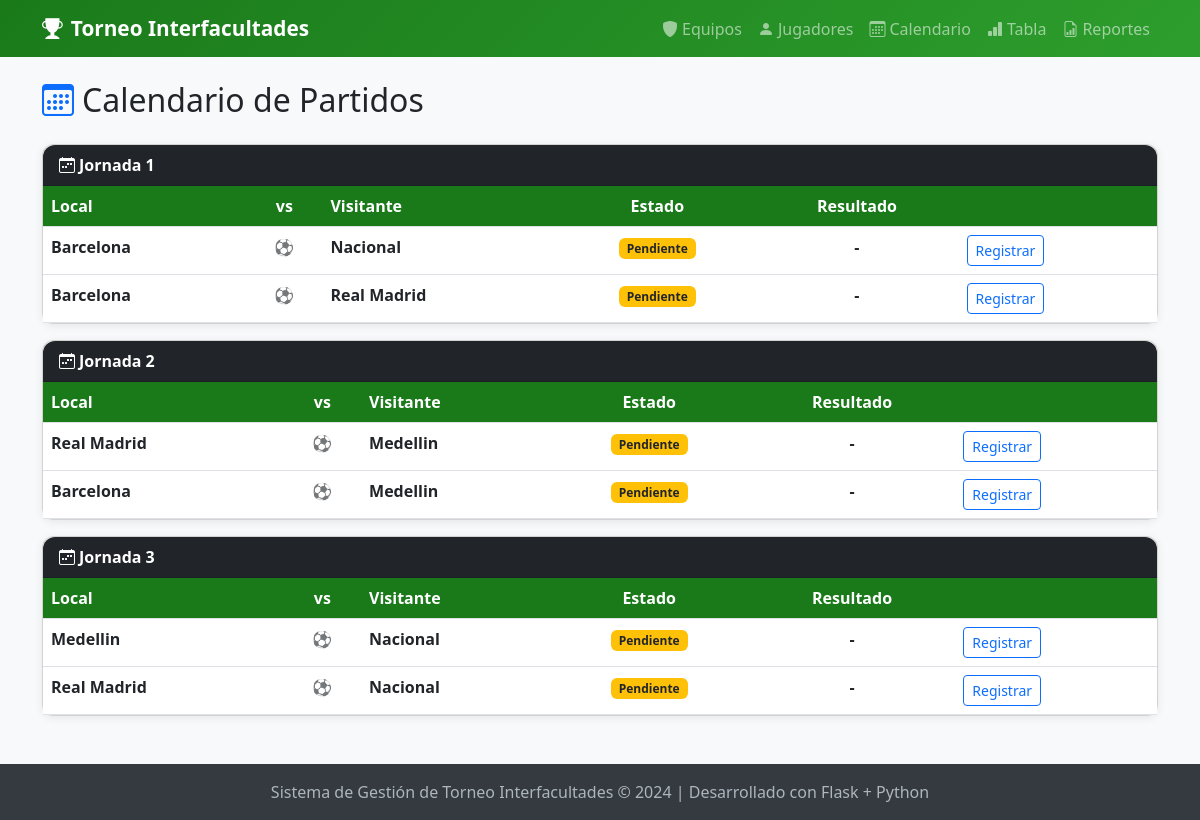
/calendario, run on the app's committed database.
### models.py (models this page shows, shortened)
class Partido(db.Model):
    __tablename__ = 'partidos'
    id = db.Column(db.Integer, primary_key=True)
    jornada = db.Column(db.Integer, nullable=False)
    equipo_local_id = db.Column(db.Integer, db.ForeignKey('equipos.id'), nullable=False)
    equipo_visitante_id = db.Column(db.Integer, db.ForeignKey('equipos.id'), nullable=False)
    goles_local = db.Column(db.Integer, default=0)
    goles_visitante = db.Column(db.Integer, default=0)
    jugado = db.Column(db.Boolean, default=False)
    equipo_local = db.relationship('Equipo', foreign_keys=[equipo_local_id], backref='partidos_local')
    equipo_visitante = db.relationship('Equipo', foreign_keys=[equipo_visitante_id], backref='partidos_visitante')

class Equipo(db.Model):
    __tablename__ = 'equipos'
    id = db.Column(db.Integer, primary_key=True)
    nombre = db.Column(db.String(100), unique=True, nullable=False)
    facultad = db.Column(db.String(100), nullable=False)
    puntos = db.Column(db.Integer, default=0)
    partidos_jugados = db.Column(db.Integer, default=0)
    partidos_ganados = db.Column(db.Integer, default=0)
    partidos_empatados = db.Column(db.Integer, default=0)
    partidos_perdidos = db.Column(db.Integer, default=0)
    goles_favor = db.Column(db.Integer, default=0)
    goles_contra = db.Column(db.Integer, default=0)
    jugadores = db.relationship('Jugador', backref='equipo', lazy=True)

### app.py (the view)
@app.route('/calendario')
def ver_calendario():
    partidos = Partido.query.order_by(Partido.jornada, Partido.id).all()
    return render_template('calendario/ver.html', partidos=partidos)

### templates/calendario/ver.html (shortened to what this page needs)
{% extends 'base.html' %}
{% block content %}
    <div class="d-flex justify-content-between align-items-center mb-3">
        <h2><i class="bi bi-calendar3 text-primary me-2"></i>Calendario de Partidos</h2>
    </div>
    {% if partidos %}
        {% set jornadas = partidos | map(attribute='jornada') | list | unique | sort %}
        {% for jornada in jornadas %}
            <div class="card mb-3">
                <div class="card-header bg-dark text-white fw-bold">
                    <i class="bi bi-calendar-week me-1"></i>Jornada {{ jornada }}
                </div>
                <div class="card-body p-0">
                    <table class="table table-hover mb-0">
                        <thead>
                        <tr>
                            <th>Local</th>
                            <th class="text-center">vs</th>
                            <th>Visitante</th>
                            <th class="text-center">Estado</th>
                            <th class="text-center">Resultado</th>
                            <th></th>
                        </tr>
                        </thead>
                        <tbody>
                        {% for p in partidos if p.jornada == jornada %}
                            <tr>
                                <td class="fw-bold">{{ p.equipo_local.nombre }}</td>
                                <td class="text-center text-muted">⚽</td>
                                <td class="fw-bold">{{ p.equipo_visitante.nombre }}</td>
                                <td class="text-center">
                                    {% if p.jugado %}
                                        <span class="badge bg-success">Jugado</span>
                                    {% else %}
                                        <span class="badge bg-warning text-dark">Pendiente</span>
                                    {% endif %}
                                </td>
                                <td class="text-center fw-bold">
                                    {% if p.jugado %}{{ p.goles_local }} - {{ p.goles_visitante }}{% else %}-{% endif %}
                                </td>
                                <td>
                                    {% if not p.jugado %}
                                        <a href="{{ url_for('registrar_resultado', partido_id=p.id) }}"
                                           class="btn btn-sm btn-outline-primary">Registrar</a>
                                    {% endif %}
                                </td>
                            </tr>
                        {% endfor %}
                        </tbody>
                    </table>
                </div>
            </div>
        {% endfor %}
    {% else %}
        <div class="alert alert-info">
            <i class="bi bi-info-circle me-1"></i>No hay calendario generado. Asegúrate de tener al menos 2 equipos y
            presiona <strong>Generar Calendario</strong>.
        </div>
    {% endif %}
{% endblock %}

### templates/base.html (shortened to what this page needs)
<!DOCTYPE html>
<html lang="es">
<head>
    <link href="https://cdn.jsdelivr.net/npm/bootstrap@5.3.0/dist/css/bootstrap.min.css" rel="stylesheet">
    <link href="https://cdn.jsdelivr.net/npm/bootstrap-icons@1.10.0/font/bootstrap-icons.css" rel="stylesheet">
</head>
<body>
<nav class="navbar navbar-expand-lg navbar-dark">
    <div class="container">
        <a class="navbar-brand" href="{{ url_for('index') }}">
            <i class="bi bi-trophy-fill me-2"></i>Torneo Interfacultades
        </a>
        <div class="collapse navbar-collapse" id="navMenu">
            <ul class="navbar-nav ms-auto">
                <li class="nav-item">
                    <a class="nav-link" href="{{ url_for('listar_equipos') }}"><i class="bi bi-shield-fill me-1"></i>Equipos</a>
                </li>
                <li class="nav-item">
                    <a class="nav-link" href="{{ url_for('listar_jugadores') }}"><i class="bi bi-person-fill me-1"></i>Jugadores</a>
                </li>
                <li class="nav-item">
                    <a class="nav-link" href="{{ url_for('ver_calendario') }}"><i class="bi bi-calendar3 me-1"></i>Calendario</a>
                </li>
                <li class="nav-item">
                    <a class="nav-link" href="{{ url_for('ver_tabla') }}"><i class="bi bi-bar-chart-fill me-1"></i>Tabla</a>
                </li>
                <li class="nav-item">
                    <a class="nav-link" href="{{ url_for('ver_reportes') }}"><i class="bi bi-file-earmark-bar-graph me-1"></i>Reportes</a>
                </li>
            </ul>
        </div>
    </div>
</nav>
<div class="container my-4">
    {% block content %}{% endblock %}
</div>
<footer class="text-center">
    <p class="mb-0">Sistema de Gestión de Torneo Interfacultades &copy; 2024 | Desarrollado con Flask + Python</p>
</footer>
</body>
</html>

### templates/base.html (style rules this page uses)
body { background-color: #f8f9fa; }
.navbar { background: linear-gradient(135deg, #1a7a1a, #2d9e2d); }
.navbar-brand { font-weight: bold; font-size: 1.3rem; }
.card { border-radius: 12px; box-shadow: 0 2px 8px rgba(0,0,0,0.08); }
.card-header { border-radius: 12px 12px 0 0 !important; }
.table thead th { background-color: #1a7a1a; color: white; }
footer { background: #343a40; color: #adb5bd; padding: 1rem 0; margin-top: 3rem; }

### data on the page
Partido: equipo_local.nombre "Barcelona", equipo_visitante.nombre "Nacional", jugado "Pendiente"
Partido: equipo_local.nombre "Barcelona", equipo_visitante.nombre "Real Madrid", jugado "Pendiente"
Partido: equipo_local.nombre "Real Madrid", equipo_visitante.nombre "Medellin", jugado "Pendiente"
Partido: equipo_local.nombre "Barcelona", equipo_visitante.nombre "Medellin", jugado "Pendiente"
Partido: equipo_local.nombre "Medellin", equipo_visitante.nombre "Nacional", jugado "Pendiente"
Partido: equipo_local.nombre "Real Madrid", equipo_visitante.nombre "Nacional", jugado "Pendiente"

### other printed values
{{ jornada }} "1" "2" "3"
